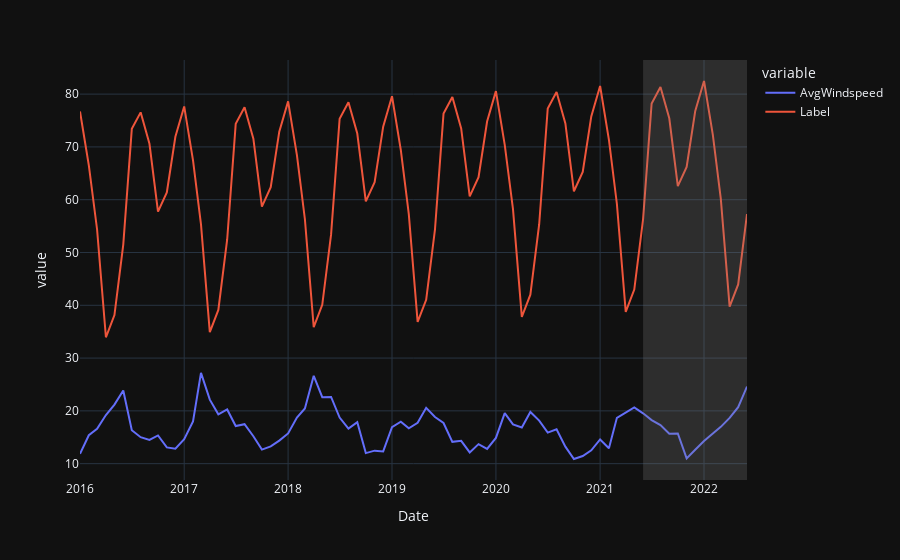

This figure's notebook cell:
### Code cell
# generate predictions on the original dataset
predictions = predict_model(best, data=WindSpeedData)
# add a date column in the dataset
predictions['Date'] = pd.date_range(start='2016-01-01', end = '2022-06-01', freq = 'MS')
# line plot
fig = px.line(predictions, x='Date', y=["AvgWindspeed", "Label"], template = 'plotly_dark')
# add a vertical rectange for test-set separation
fig.add_vrect(x0="2021-06-01", x1="2022-06-01", fillcolor="grey", opacity=0.25, line_width=0)
fig.show()
